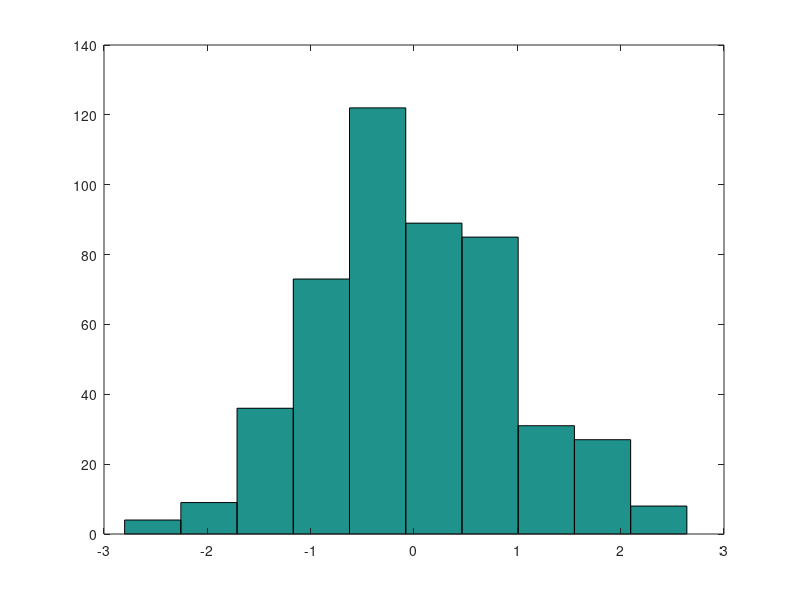

Source code (MATLAB):
close all;
clear all;

n = 1000; signalPresentAbsent = rand(1,n);
signalPresentAbsent = round(signalPresentAbsent);

for i = 1:length(signalPresentAbsent)
  % if signal present trial
  if signalPresentAbsent(i) == 1
    % then pull a random draw from the signal distribution with mean = 1 and std = 1
    signal(i) = random('norm',1,1);
  else
    % otherwise it is a noise trial so pull a random draw from the noise distribution with mean = 0 and std = 1
    signal(i) = random('norm',0,1);
  end
end

hist(signal);

hist(signal(signalPresentAbsent==1));
% show signal absent distribution

hist(signal(signalPresentAbsent==0));

response = signal>0.5;

% get total number of present trials
nPresent = sum(signalPresentAbsent==1);
% compute hits as all the responses to trials in which signal was present (signalPresentAbsent==1) in which the response was present (i.e. == 1). Divide by number of present trials.
hits = sum(response(signalPresentAbsent==1)==1)/nPresent
% misses are the same except when the responses are 0 (absent even though signal was present)
misses = sum(response(signalPresentAbsent==1)==0)/nPresent
% same idea for correctRejects and falseAlarms
nAbsent = sum(signalPresentAbsent==1);
correctRejects = sum(response(signalPresentAbsent==0)==0)/nAbsent
falseAlarms = sum(response(signalPresentAbsent==0)==1)/nAbsent

zHits = icdf('norm',hits,0,1)
zFalseAlarms = icdf('norm',falseAlarms,0,1)
dPrime = zHits-zFalseAlarms